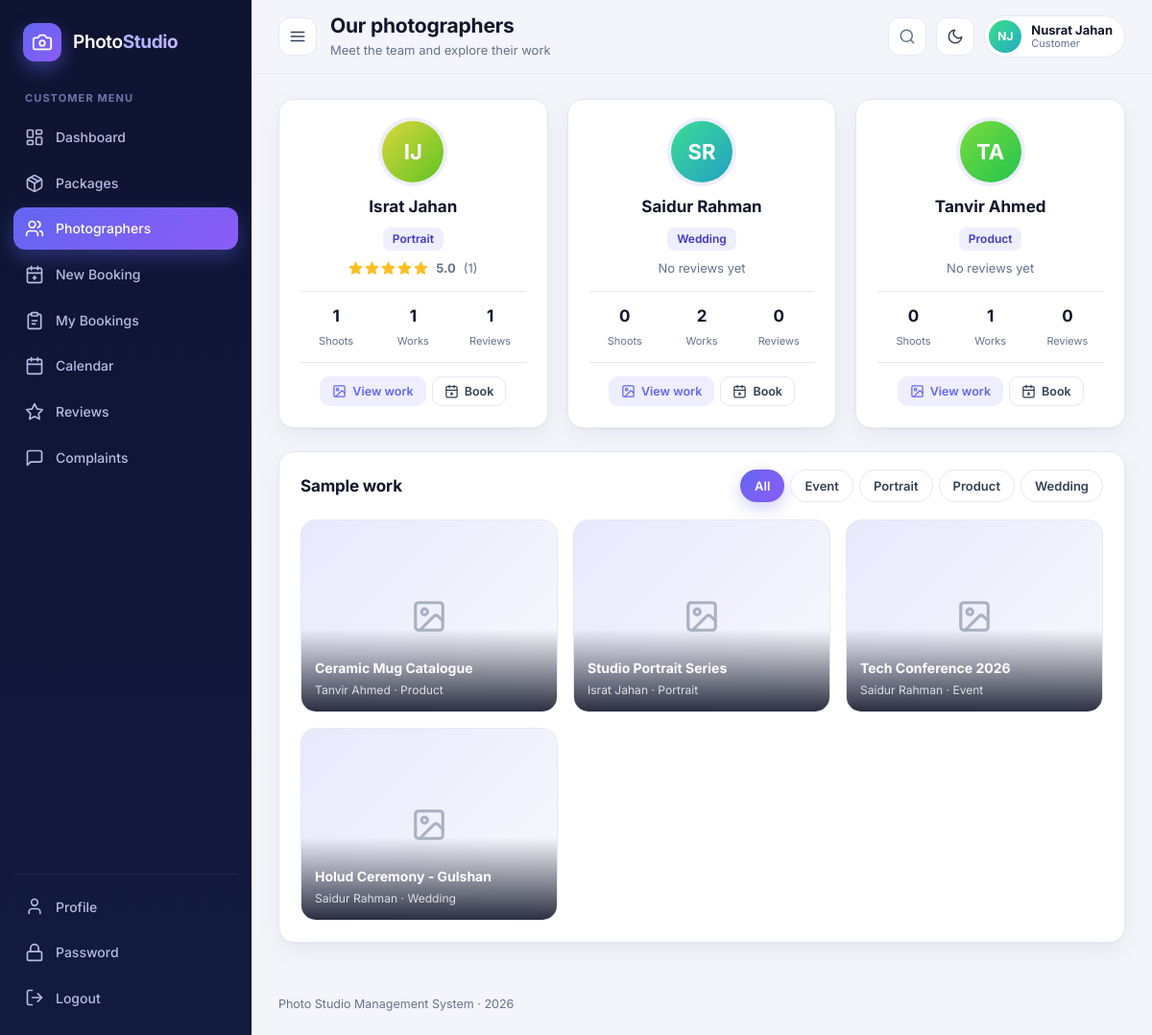
The page /view/customer/photographers.php (signed in) on the database its author committed.
### tables this page shows
CREATE TABLE users (
	id INT PRIMARY KEY AUTO_INCREMENT,
	name VARCHAR(100) NOT NULL,
	username VARCHAR(50) NOT NULL UNIQUE,
	email VARCHAR(100) NOT NULL UNIQUE,
	password VARCHAR(100) NOT NULL,
	phone VARCHAR(20),
	role VARCHAR(20) NOT NULL,
	specialization VARCHAR(100),
	status VARCHAR(20) DEFAULT 'active',
	profile_pic VARCHAR(255) DEFAULT '',
	created_at TIMESTAMP DEFAULT CURRENT_TIMESTAMP
);

CREATE TABLE categories (
	id INT PRIMARY KEY AUTO_INCREMENT,
	name VARCHAR(100) NOT NULL,
	description VARCHAR(255)
);

CREATE TABLE portfolio (
	id INT PRIMARY KEY AUTO_INCREMENT,
	photographer_id INT NOT NULL,
	category_id INT NOT NULL,
	title VARCHAR(150) NOT NULL,
	description TEXT,
	image VARCHAR(255),
	created_at TIMESTAMP DEFAULT CURRENT_TIMESTAMP,
	FOREIGN KEY (photographer_id) REFERENCES users(id) ON DELETE CASCADE,
	FOREIGN KEY (category_id) REFERENCES categories(id) ON DELETE CASCADE
);

### model/User.php (called while the page is built, shortened)
<?php
require_once __DIR__ . '/BaseModel.php';
class User extends BaseModel {
	public function getUserById($id) {
		return $this->one("SELECT * FROM users WHERE id = ?", 'i', array((int)$id));
	}
	public function getPhotographersWithStats() {
		$sql = "SELECT u.id, u.name, u.email, u.phone, u.specialization, u.profile_pic, u.created_at,
					(SELECT ROUND(AVG(r.rating), 1) FROM reviews r JOIN bookings b ON r.booking_id = b.id WHERE b.photographer_id = u.id) AS avg_rating,
					(SELECT COUNT(*) FROM reviews r JOIN bookings b ON r.booking_id = b.id WHERE b.photographer_id = u.id) AS review_count,
					(SELECT COUNT(*) FROM bookings b WHERE b.photographer_id = u.id AND b.status = 'completed') AS completed_shoots,
					(SELECT COUNT(*) FROM portfolio p WHERE p.photographer_id = u.id) AS portfolio_count
				FROM users u
				WHERE u.role = 'photographer' AND u.status = 'active'
				ORDER BY u.name";
		return $this->all($sql);
	}
}

### model/BaseModel.php (called while the page is built, shortened)
<?php
class BaseModel {
	public function establishConnection() {
		$db = new DBConnection();
		return $db->connect();
	}
	protected function run($sql, $types = '', $params = array()) {
		$conn = $this->establishConnection();
		$stmt = $conn->prepare($sql);
		if ($types !== '') {
			$stmt->bind_param($types, ...$params);
		}
		$stmt->execute();
		return $stmt;
	}
	protected function all($sql, $types = '', $params = array()) {
		$stmt = $this->run($sql, $types, $params);
		$result = $stmt->get_result();
		$rows = array();
		while ($row = $result->fetch_assoc()) {
			$rows[] = $row;
		}
		return $rows;
	}
	protected function one($sql, $types = '', $params = array()) {
		$rows = $this->all($sql, $types, $params);
		return count($rows) > 0 ? $rows[0] : null;
	}
}

### model/Category.php (called while the page is built, shortened)
<?php
require_once __DIR__ . '/BaseModel.php';
class Category extends BaseModel {
	public function getAllCategories() {
		return $this->all("SELECT * FROM categories ORDER BY name");
	}
}

### model/Portfolio.php (called while the page is built, shortened)
<?php
require_once __DIR__ . '/BaseModel.php';
class Portfolio extends BaseModel {
	public function getAllItems() {
		return $this->all("SELECT pf.*, c.name AS category_name, u.name AS photographer_name, u.specialization
			FROM portfolio pf
			JOIN categories c ON pf.category_id = c.id
			JOIN users u ON pf.photographer_id = u.id
			ORDER BY pf.id DESC");
	}
}

### view/customer/photographers.php (the view, shortened to what this page needs)
<?php
require_once __DIR__ . '/../../includes/helpers.php';
require_role('customer');
require_once __DIR__ . '/../../model/Portfolio.php';
require_once __DIR__ . '/../../model/User.php';
require_once __DIR__ . '/../../model/Category.php';
$portfolio = new Portfolio();
$itemList = $portfolio->getAllItems();
$user = new User();
$photographers = $user->getPhotographersWithStats();
$category = new Category();
$categories = $category->getAllCategories();
require_once __DIR__ . '/../../includes/header.php';
?>
<div class="grid grid-auto">
<?php foreach ($photographers as $p) { ?>
	<div class="card pg-card">
		<?php echo avatar($p['name'], $p['profile_pic'], 'lg') ?>
		<div class="pg-name"><?php echo e($p['name']) ?></div>
		<span class="tag mt-1"><?php echo e($p['specialization']) ?></span>
		<div class="pg-rating">
			<?php if ($p['review_count'] > 0) { echo stars($p['avg_rating']) . '<b>' . e($p['avg_rating']) . '</b><span>(' . e($p['review_count']) . ')</span>'; } else { echo '<span>No reviews yet</span>'; } ?>
		</div>
		<div class="pg-stats">
			<div><b><?php echo e($p['completed_shoots']) ?></b><small>Shoots</small></div>
			<div><b><?php echo e($p['portfolio_count']) ?></b><small>Works</small></div>
			<div><b><?php echo e($p['review_count']) ?></b><small>Reviews</small></div>
		</div>
		<div class="actions">
			<a class="btn btn-soft btn-sm" href="#gallery" data-gal-pg="<?php echo e($p['id']) ?>" data-name="<?php echo e($p['name']) ?>"><?php echo icon('image') ?>View work</a>
			<a class="btn btn-ghost btn-sm" href="new-booking.php"><?php echo icon('calendar-plus') ?>Book</a>
		</div>
	</div>
<?php } ?>
</div>
<div class="card mt-3">
	<div class="card-head">
		<div><h2>Sample work</h2><p id="pgFilterLabel" hidden>Showing work by <b id="pgFilterName"></b> &middot; <a href="#" id="pgFilterClear" onclick="return false">show everyone</a></p></div>
		<div class="tabs">
			<button type="button" class="tab active" data-gal-cat="all">All</button>
			<?php foreach ($categories as $c) { ?><button type="button" class="tab" data-gal-cat="<?php echo e($c['name']) ?>"><?php echo e($c['name']) ?></button><?php } ?>
		</div>
	</div>
	<div class="card-body">
		<div class="gallery" id="gallery">
			<?php foreach ($itemList as $it) {
				$full = $it['image'] != '' ? app_url('images/' . $it['image']) : '';
			?>
				<div class="g-item" data-cat="<?php echo e($it['category_name']) ?>" data-pg="<?php echo e($it['photographer_id']) ?>"
					<?php if ($full) { ?>data-full="<?php echo e($full) ?>" data-caption="<?php echo e($it['title'] . ' - ' . $it['photographer_name']) ?>"<?php } ?>>
					<?php if ($full) { ?><img src="<?php echo e($full) ?>" alt="<?php echo e($it['title']) ?>" loading="lazy"><?php } else { ?><div class="g-ph"><?php echo icon('image') ?></div><?php } ?>
					<div class="g-cap"><b><?php echo e($it['title']) ?></b><small><?php echo e($it['photographer_name']) ?> &middot; <?php echo e($it['category_name']) ?></small></div>
				</div>
			<?php } ?>
		</div>
	</div>
</div>
<?php require_once __DIR__ . '/../../includes/footer.php'; ?>

### includes/helpers.php (shortened to what this page needs)
<?php
function e($value) {
	return htmlspecialchars((string)$value, ENT_QUOTES, 'UTF-8');
}
function require_login() {
	require_once __DIR__ . '/../model/User.php';
	$u = new User();
	$row = $u->getUserById($_SESSION['user_id']);
}
function require_role($roles) {
	require_login();
}
function initials($name) {
	$parts = preg_split('/\s+/', trim((string)$name));
	$s = '';
	for ($i = 0; $i < count($parts) && $i < 2; $i++) {
		$s .= mb_strtoupper(mb_substr($parts[$i], 0, 1));
	}
	return $s == '' ? '?' : $s;
}
function avatar($name, $pic = '', $size = '') {
	$cls = 'avatar' . ($size ? ' avatar-' . $size : '');
	$hue = (crc32((string)$name) % 360);
	return '<span class="' . $cls . '" style="--h:' . $hue . '">' . e(initials($name)) . '</span>';
}
function stars($rating, $max = 5) {
	$out = '<span class="stars" aria-label="' . e($rating) . ' out of ' . $max . '">';
	for ($i = 1; $i <= $max; $i++) {
		$out .= '<span class="star' . ($i <= round($rating) ? ' on' : '') . '">' . icon('star') . '</span>';
	}
	return $out . '</span>';
}
function icon($name) {
	return '<svg class="ic" viewBox="0 0 24 24" fill="none" stroke="currentColor" stroke-width="2" stroke-linecap="round" stroke-linejoin="round" aria-hidden="true">' . $i[$name] . '</svg>';
}

### rows shown on the page
users: name "IJ", name "Israt Jahan", specialization "Portrait", avg_rating "5.0", review_count "1", completed_shoots "1", portfolio_count "1"
users: name "SR", name "Saidur Rahman", specialization "Wedding", shows "No reviews yet", completed_shoots "0", portfolio_count "2", review_count "0"
users: name "TA", name "Tanvir Ahmed", specialization "Product", shows "No reviews yet", completed_shoots "0", portfolio_count "1", review_count "0"
categories: name "Event"
categories: name "Portrait"
categories: name "Product"
categories: name "Wedding"
portfolio: title "Ceramic Mug Catalogue", photographer.name "Tanvir Ahmed", category.name "Product"
portfolio: title "Studio Portrait Series", photographer.name "Israt Jahan", category.name "Portrait"
portfolio: title "Tech Conference 2026", photographer.name "Saidur Rahman", category.name "Event"
portfolio: title "Holud Ceremony - Gulshan", photographer.name "Saidur Rahman", category.name "Wedding"

### other values the page prints
$_SESSION['role'] "CUSTOMER"
$item[1] "Dashboard"
$item[1] "Packages"
$item[1] "Photographers"
$item[1] "New Booking"
$item[1] "My Bookings"
$item[1] "Calendar"
$item[1] "Reviews"
$item[1] "Complaints"
$pageTitle "Our photographers"
$pageSubtitle "Meet the team and explore their work"
initials($name) "NJ"
$_SESSION['name'] "Nusrat Jahan"
$_SESSION['role'] "Customer"
